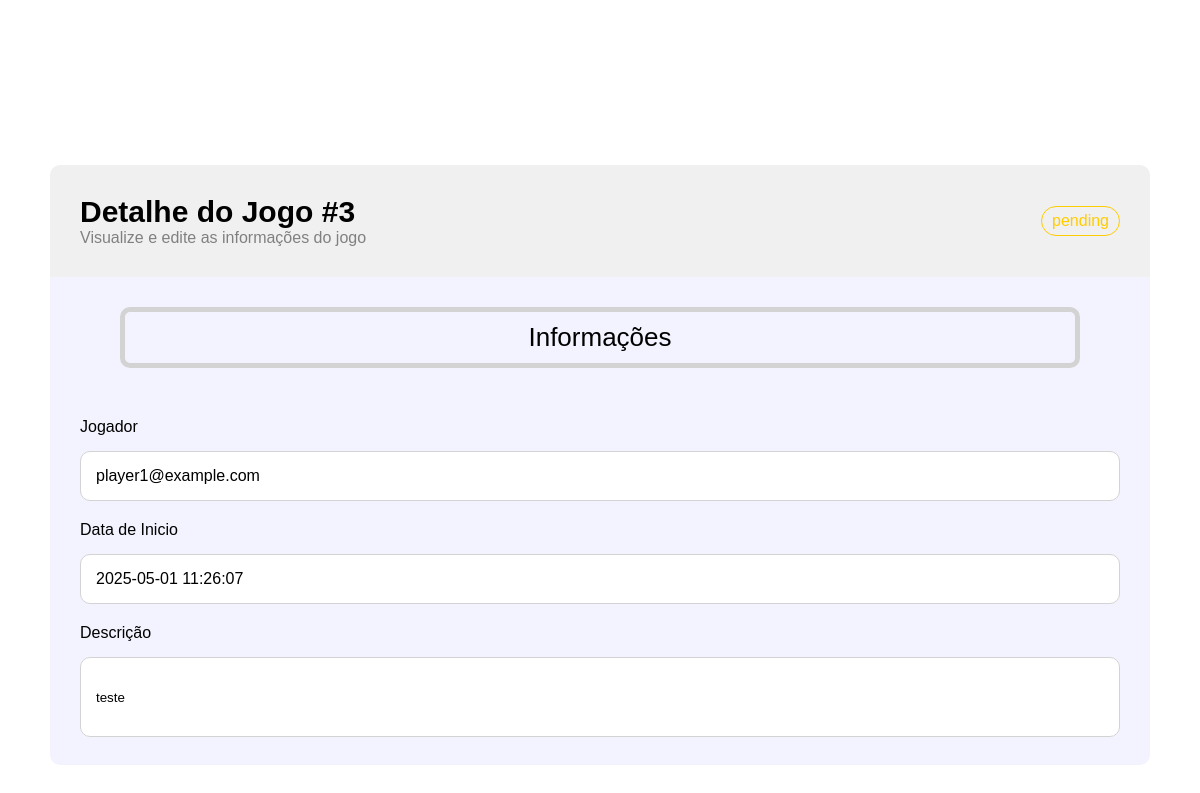
Page /Pisid_site/editar.php?id=3 on the earlier database version.
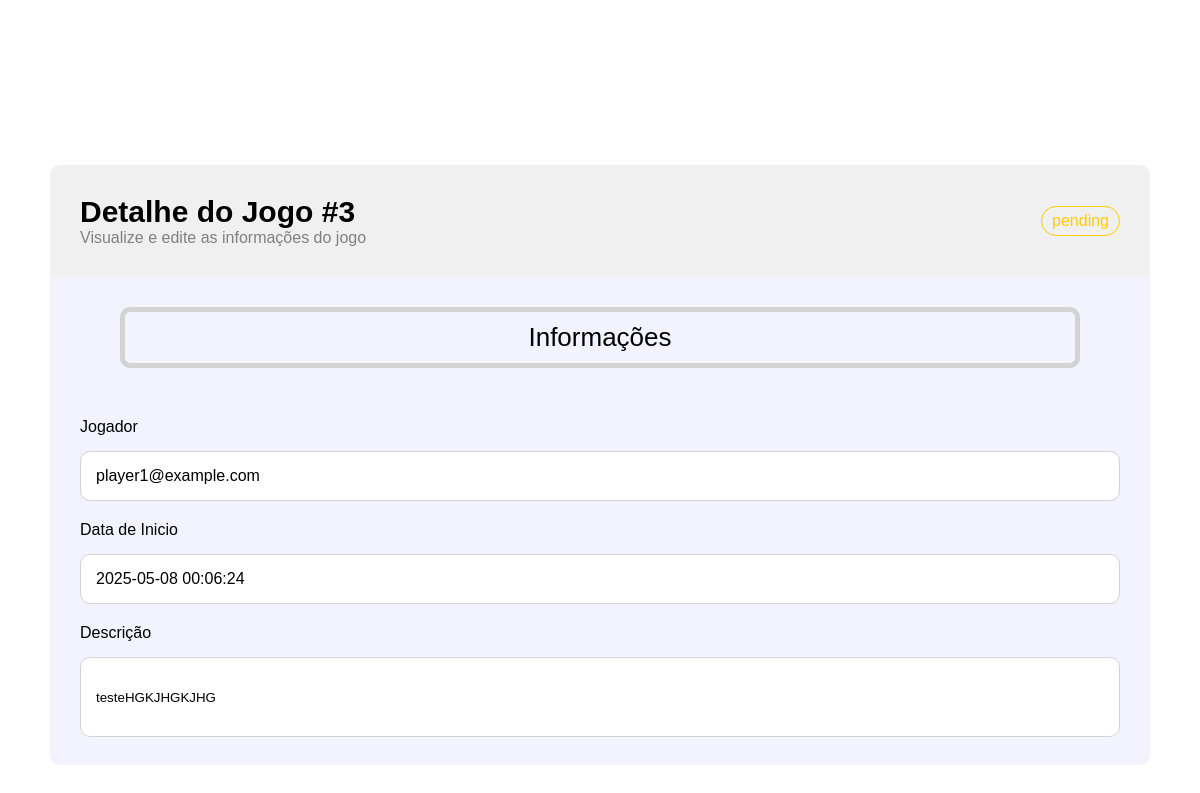
Same page on the later database version.
### tables this page shows
CREATE TABLE `jogo` (
  `IDJogo` int(11) NOT NULL,
  `Descricao` text NOT NULL,
  `jogador` varchar(50) NOT NULL,
  `DataHorainicio` timestamp NOT NULL DEFAULT current_timestamp() ON UPDATE current_timestamp(),
  `Estado` enum('pending','running','finished') NOT NULL DEFAULT 'pending',
  `Score` double NOT NULL DEFAULT -1,
  `spamTol` int(11) NOT NULL
);

### Pisid_site/editar.php (the view, shortened to what this page needs)
<?php
include 'db.php';
$idJogo = intval($_GET['id']);
$sql = "SELECT * FROM jogo WHERE IDJogo = ?";
$stmt = $connPisid->prepare($sql);
$stmt->bind_param("i", $idJogo);
$stmt->execute();
$result = $stmt->get_result();
$jogo = $result->fetch_assoc();
?>
<!DOCTYPE html>
<html lang="en">
  <head>
    <link
      href="https://unpkg.com/boxicons@2.1.4/css/boxicons.min.css"
      rel="stylesheet"
    />
    <link rel="stylesheet" href="style.css" />
  </head>
  <body id="dashboard" style="overflow: hidden;">
    <div class="dashboard-container" style="height:100vh">
            <div class="dashboard-header">
                <div class="dashboard-username"><h1>Utilizador:<?php echo $_SESSION['db_nome']; ?></h1></div>
            <div class="dashboard-search">
                <input placeholder="Pesquisar jogo"/>
            </div>
            <div class="dashboard-logout">
    <a href="logout.php" title="Terminar sessão" style="text-decoration: none; color: inherit;">
        <button type="button" style="background: none; border: none; cursor: pointer;">
            <i class='bx bxs-door-open' style="font-size: 24px;"></i>
        </button>
    </a>
</div>
        </div>
        <div class="form-container">
            <form  class="form" action="editarJogoHandler.php" method="post">
                    <div  class="form-title">
                        <div>
                            <div class="form-gameid">Detalhe do Jogo #<?php echo htmlspecialchars($jogo['IDJogo']); ?></div>
                            <div class="form-viewinfo">Visualize e edite as informações do jogo</div>
                        </div>
                        <div class="form-estado">
                            <div class="estado-<?php echo htmlspecialchars($jogo['Estado']); ?>"><?php echo htmlspecialchars($jogo['Estado']); ?></div>
                        </div>
                    </div>
                    <div class="form-info">
                        <div class="form-infos">Informações</div>
                        <div>
                            <div class="form-label">Jogador</div>
                            <div class="form-values"><?php echo htmlspecialchars($jogo['jogador']); ?></div>
                        </div>
                        <div>
                            <div class="form-label">Data de Inicio</div>
                            <div class="form-values"><?php echo htmlspecialchars($jogo['DataHorainicio']); ?></div>
                        </div>
                        <div>
                            <div class="form-label"> Descrição</div>
                            <input type="textarea" class="form-description" name="descricao" value=<?php echo htmlspecialchars($jogo['Descricao']); ?> />
                        </div>
                    </div>
            </form>
            </div>
    </div>
  </body>
</html>

Differences in the rows shown:
changed jogo "pending": DataHorainicio "2025-05-01 11:26:07" → "2025-05-08 00:06:24"; descricao "teste" → "testeHGKJHGKJHG"
